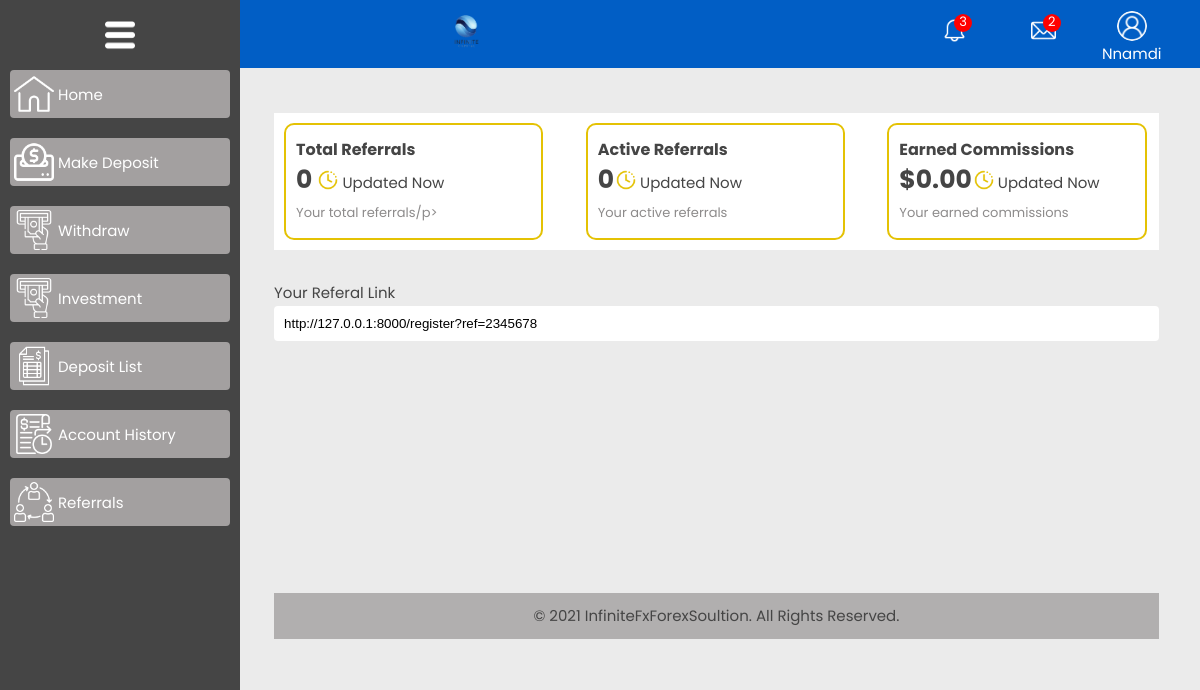
Page /referralfun/ (signed in) on the committed database.
### accounts/models.py (models this page shows, shortened)
class User(AbstractBaseUser, PermissionsMixin):
  CLIENT = 'client'
  AGENT = 'agent'
  MANAGER = 'manager'
  ROLES_CHOICES = (
    (CLIENT, 'client'),
    (AGENT, 'agent'),
    (MANAGER, 'manager'),
  )
  id = models.UUIDField(primary_key=True, default=uuid.uuid4,editable=False)
  first_name    = models.CharField(max_length=50)
  last_name     = models.CharField(max_length=50)
  username      = models.CharField(max_length=50, unique=True)
  email         = models.EmailField(unique=True)
  account_balance =models.DecimalField(max_digits=10, decimal_places=2, default=0.00)
  phone_number  = models.CharField(max_length=50)
  profile_image         = models.ImageField(blank=True, null=True, upload_to='images/users/')
  role          = models.CharField(max_length=30, choices=ROLES_CHOICES, default=CLIENT)
  country       = models.CharField(max_length=50)
  btc_wallet   = models.CharField(max_length=300, blank=True)
  referral = models.ForeignKey(Referral, on_delete=models.SET_NULL, null=True, blank=True)
  referral_link = models.OneToOneField(ReferralLink, on_delete=models.SET_NULL, null=True, blank=True,  related_name='user_referral_link')
  agree_to_terms_and_condition = models.BooleanField(default=False)
  total_earned_commission = models.DecimalField(max_digits=10, decimal_places=2, default=0)
  earning = models.DecimalField(max_digits=10, decimal_places=2, default=0)
  pending_commission = models.DecimalField(max_digits=10, decimal_places=2, default=0)
  date_joined   = models.DateTimeField(auto_now_add=True)
  last_login    = models.DateTimeField(auto_now_add=True)
  is_admin      = models.BooleanField(default=False)
  is_staff      = models.BooleanField(default=False)
  is_active     = models.BooleanField(default=True)
  is_superuser = models.BooleanField(default=False)
  USERNAME_FIELD = 'email'
  REQUIRED_FIELDS = ['username', 'first_name', 'last_name']
  objects = MyAccountManager()
  class Meta:
    verbose_name = 'User'
    verbose_name_plural = 'Users'
    app_label = 'accounts'

### referral_system/models.py (models this page shows, shortened)
class ReferralLink(models.Model):
  user = models.OneToOneField(to='accounts.User', on_delete=models.CASCADE, related_name='referral_link_user')
  link = models.CharField(max_length=255, unique=True)

### accounts/views.py (the view)
# urls.py: path('referralfun/', views.referralfun, name='referral'),
@login_required(login_url = 'login')
def referralfun(request):
  return render(request, 'accounts/dashboardpages/referrals.html')

### accounts/context_processors.py (called while the page is built)
def userprofile_context(request):
  if request.user.is_authenticated:
    try:
      userprofile = User.objects.get(id=request.user.id)
      return {'userprofile': userprofile}
    except ObjectDoesNotExist:
      pass
  return {}

### templates/accounts/dashboardpages/referrals.html (shortened to what this page needs)
{% extends 'accounts/dashboardpages/dashbase.html' %}
{% load static %}
{% block content %}
<div class="ref-main-container" style="height: 60vh;">
  <div class="ref-container">
  <div class="ref-balance">
    <p class="acc-title">Total Referrals</p>
    <p class="acc-amount"><span>0</span> <img src="{% static 'assets/image/dashboard/timer.png' %}"> Updated Now</p>
    <p class="acc-info">Your total referrals/p>
  </div>
  <div class="ref-balance">
    <p class="acc-title">Active Referrals</p>
    <p class="acc-amount"><span>0</span><img src="{% static 'assets/image/dashboard/timer.png' %}"> Updated Now</p>
    <p class="acc-info">Your active referrals</p>
  </div>
  <div class="ref-balance">
    <p class="acc-title">Earned Commissions</p>
    <p class="acc-amount"><span>$0.00</span><img src="{% static 'assets/image/dashboard/timer.png' %}"> Updated Now</p>
    <p class="acc-info">Your earned commissions</p>
  </div>
  </div>
  <div class="ref-link">
    <label for="ref-link">Your Referal Link</label>
    <input type="text" name="ref-link" id="ref-link" value="http://127.0.0.1:8000/register?ref={{ userprofile.referral_link.link }}" readonly class="ref-link-input">
  </div>
</div>
{% endblock %}

### templates/accounts/dashboardpages/dashheader.html (shortened to what this page needs)
{% load static %}
<div class="side-menu">
  <div class="menu" id="menu">
    <img src="{% static 'assets/image/dashboard/menu-button-of-three-horizontal-lines.png' %}" class="dashboard-icon-menu" alt="Menu">
  </div>
  <div class="side-menu-items-container">
    <div class="side-menu-items">
      <a href="{% url 'dashboard' %}">
        <img src="{% static 'assets/image/dashboard/home.png' %}" class="side-menu-icon">
        <span class="side-menu-span">Home</span>
      </a>
    </div>
    <div class="side-menu-items">
      <a href="{% url 'deposite' %}">
        <img src="{% static 'assets/image/dashboard/deposit.png' %}" class="side-menu-icon">
        <span class="side-menu-span">Make Deposit</span>
      </a>
    </div>
    <div class="side-menu-items">
      <a href="{% url 'withdraw' %}">
        <img src="{% static 'assets/image/dashboard/withdrawal.png' %}" class="side-menu-icon">
        <span class="side-menu-span">Withdraw</span>
      </a>
    </div>
    <div class="side-menu-items">
      <a href="{% url 'investment' %}">
        <img src="{% static 'assets/image/dashboard/withdrawal.png' %}" class="side-menu-icon">
        <span class="side-menu-span">Investment</span>
      </a>
    </div>
    <div class="side-menu-items">
      <a href="{% url 'deposit_list' %}">
        <img src="{% static 'assets/image/dashboard/deposite-list.png' %}" class="side-menu-icon">
        <span class="side-menu-span">Deposit List</span>
      </a>
    </div>
    <div class="side-menu-items">
      <a href="{% url 'account_history' %}">
        <img src="{% static 'assets/image/dashboard/bank-account.png' %}" class="side-menu-icon">
        <span class="side-menu-span">Account History</span>
      </a>
    </div>
    <div class="side-menu-items">
      <a href="{% url 'referral' %}">
        <img src="{% static 'assets/image/dashboard/referral.png' %}" class="side-menu-icon">
        <span class="side-menu-span">Referrals</span>
      </a>
    </div>
  </div>
</div>
<header class="header">
  <nav>
    <div class="logo" id="logo">
      <a href="{% url 'index' %}"><img src="{% static 'assets/image/logo.png' %}"class="dashboard-logo"  alt="logo"></a>
    </div>
    <div class="profile-message" id="profile-image">
      <a href="#"><img src="{% static 'assets/image/dashboard/bell.png' %}" class="dashboard-icon mess" alt="Message">
        <p class="count">3</p>
      </a>
    </div>
    <div class="profile-message" id="profile-image">
      <a href="#"><img src="{% static 'assets/image/dashboard/email.png' %}" class="dashboard-icon mess" alt="Message">
        <p class="count">2</p>
      </a>
    </div>
    <div class="profile-image" id="profile-image">
      <a class="prof-link">
        {% if userprofile.profile_image %}
          <img src="{{ userprofile.profile_image.url }}" class="dashboard-icon profi" alt="profile Image" class="profile-img">
        {% else %}
          <img src="{% static 'assets/image/dashboard/user.png' %}" class="dashboard-icon profi" alt="profile Image" class="profile-img">
        {% endif %}
        <p>{{ userprofile.first_name }}</p>
      </a>
    </div>
  </nav>
</header>

### static/assets/dashboard.css (style rules this page uses)
* { margin: 0; padding: 0; box-sizing: border-box; }
html, body { font-size: 15px; color: #454545; font-family: 'Poppins', sans-serif; vertical-align: baseline; line-height: 1.7; font-weight: 400; overflow-x: hidden; }
a { text-decoration: none; color:inherit }
img { max-width: 100%; height: auto; }
.side-menu { position: fixed; top: 0; left: 0; bottom: 0; width: 20%; transition: width 0.16s ease-out; background: #454545; color: #ffffff; padding: 10px; z-index: 100; }
.side-menu-items { background: #454545; }
.side-menu-items a { display: flex; align-items: flex-start; align-items: center; background-color: #a3a0a0; color: #ffffff; padding: 4px; border-radius: 4px; text-decoration: none; margin: 10px 0 20px 0; transition: background-color 0.16s ease-out; }
.side-menu-span { margin-left: 4px; line-height: 35px; }
.side-menu-icon { height: 40px; }
.header { background: #015ec5; padding: 0 2%; width: 100%; position: fixed; top: 0; right: 0; left: 0; z-index: 99; }
header nav { display: flex; }
.menu { flex: .2; padding: 10px 0; display: flex; justify-content: center; align-items: center; }
.logo { flex: 2; padding: 10px 0; display: flex; justify-content: center; align-items: center; }
.profile-message { flex: .2; padding: 10px 0; display: flex; justify-content: center; align-items: center; position: relative; }
.profile-image { flex: .2; padding: 10px 0 0 0; display: flex; justify-content: center; align-items: center; position: relative; cursor: pointer; }
.profile-image .prof-link { display: flex; flex-direction: column; align-items: center; justify-content: center; }
.profile-image .prof-link img { height: 30px; width: 30px; border-radius: 50%; }
.dashboard-icon.profi { height: 25px; }
.profile-image .prof-link p { color: #fff; cursor: pointer; }
.dashboard-logo { height: 40px; }
.dashboard-icon-menu { height: 30px; }
.dashboard-icon.mess { height: 25px; }
.dashboard-icon { height: 40px; }
.count { position: absolute; top: 20%; right: 30%; color: #fff; background-color: red; height: 18px; width: 18px; border-radius: 50%; display: flex; align-items: center; text-align: center; justify-content: center; font-size: 13px; }
.acc-amount { font-size: 15px; }
.acc-amount span { font-size: 25px; font-weight: bolder; }
.acc-amount img { width: 20px; margin-bottom: -2px; margin-left: 2px; }
.acc-title { font-weight: bolder; font-size: 16px; }
.acc-info { font-size: 13px; color: #8d8b8b; }
.ref-container { display: flex; justify-content: space-between; width: 100%; background-color: #fff; padding: 10px; margin-bottom: 30px; }
.ref-balance { width: 30%; border: 2px solid #e4c204; border-radius: 10px; margin-right: 2px; padding: 10px; line-height: 30px; }
.ref-link { width:100%; margin-bottom: 30px; }
.ref-link-input { width:100%; padding:10px; border: none; border-radius:4px; }

### rows in the picture
User: first_name "Nnamdi", ref-link "http://127.0.0.1:8000/register?ref=2345678"
